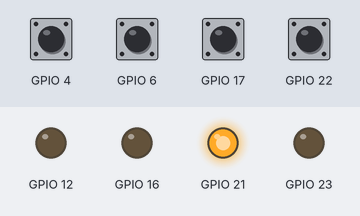
This program was run on a simulated Raspberry Pi (BCM pin numbers). Shown: output pins drawn as LEDs (lit = HIGH). The inputs (shaded band) are chosen by the test bench; at power-on: GPIO 4, GPIO 6, GPIO 17, GPIO 22 HIGH. Random numbers come from a fixed seed. At 4.0 s the program stops and its outputs stay as they are.

Above: at 0.1 s.
At 1.1 s:
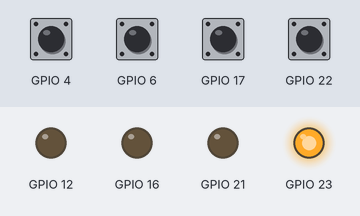
At 2.1 s:
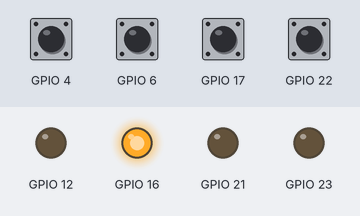
At 3.1 s:
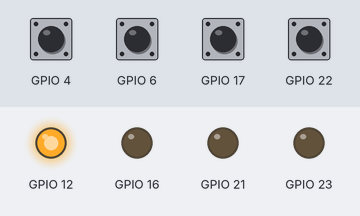
At 4.1 s:
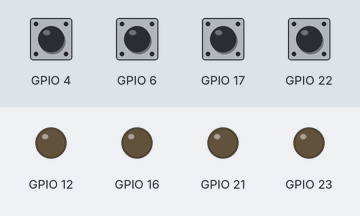
Timing chart, 0 to 5.5 s (numbered marks = the images above):
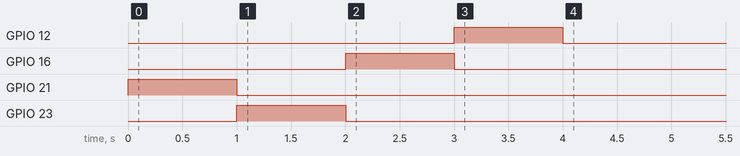

Measured:
- by itself, GPIO 12: LOW → HIGH at 3.0 s, → LOW 1.0 s later
- by itself, GPIO 16: LOW → HIGH at 2.0 s, → LOW 1.0 s later
- by itself, GPIO 21: LOW → HIGH at 0.00 s, → LOW 1.0 s later
- by itself, GPIO 23: LOW → HIGH at 1.0 s, → LOW 1.0 s later

The program:

buttonled.py
```python
from gpiozero import LED, Button
import random

class ButtonLED(object):
    def __init__(self, ledPin, buttonPin):
        self.led = LED(ledPin)
        self.button = Button(buttonPin)

    def on(self):
        self.led.on()

    def off(self):
        self.led.off()

    def wait(self, timeout):
        self.button.wait_for_press(timeout)
        return self.button.is_pressed


class ButtonLEDCollection(object):
    def __init__(self):
       led1 = ButtonLED(23, 4)
       led2 = ButtonLED(12, 17)
       led3 = ButtonLED(16, 22)
       led4 = ButtonLED(21, 6)

       self.items = [ led1, led2, led3, led4 ]

    def pick(self, count):
        leds = self.items
        random.shuffle(leds)
        picked = []
        for n in range(0, count):
            picked.append(leds[n])
        return picked

    def waitForClick(self):
        isPressed = False
        while not isPressed:
            for led in self.items:
                isPressed = isPressed or led.button.is_pressed


if __name__=='__main__':
    from time import sleep
    collection = ButtonLEDCollection()

    leds = collection.pick(4)
    for led in leds:
        led.on()
        sleep(1)
        led.off()
```
